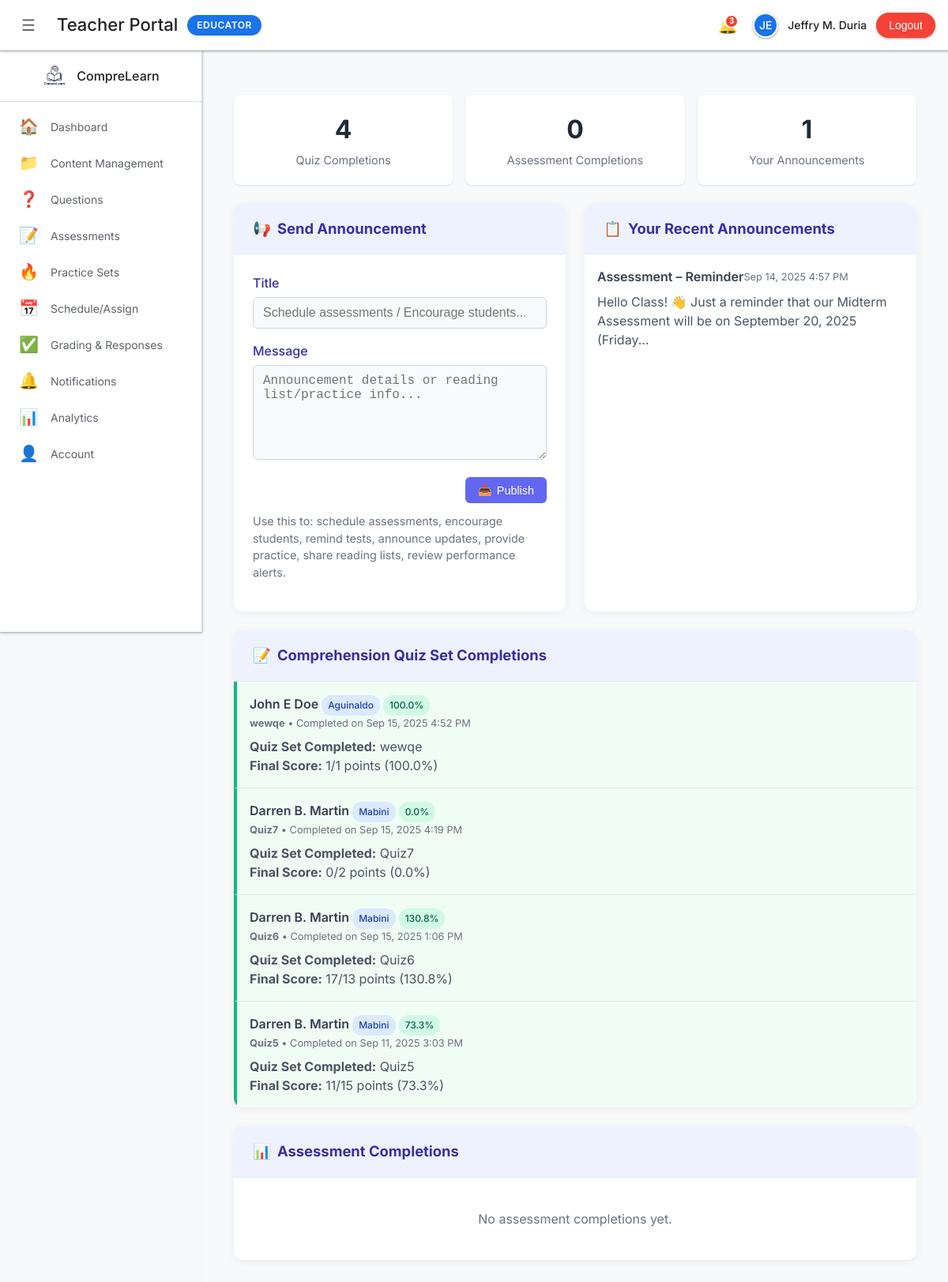
Page /Teacher/teacher_notifications.php (signed in) on the committed database.
### tables this page shows
CREATE TABLE `announcements` (
  `id` int(11) NOT NULL,
  `teacher_id` int(11) NOT NULL,
  `title` varchar(255) NOT NULL,
  `content` text NOT NULL,
  `created_at` timestamp NOT NULL DEFAULT current_timestamp()
);

CREATE TABLE `quiz_scores` (
  `id` int(11) NOT NULL,
  `student_id` int(11) NOT NULL,
  `set_title` varchar(255) NOT NULL,
  `section_id` int(11) NOT NULL,
  `teacher_id` int(11) NOT NULL,
  `score` decimal(5,2) NOT NULL,
  `total_points` int(11) NOT NULL,
  `total_questions` int(11) NOT NULL,
  `correct_answers` int(11) NOT NULL,
  `submitted_at` timestamp NOT NULL DEFAULT current_timestamp()
);

CREATE TABLE `students` (
  `id` int(11) NOT NULL,
  `name` varchar(100) NOT NULL,
  `student_number` varchar(50) NOT NULL,
  `email` varchar(100) NOT NULL,
  `gender` enum('male','female') DEFAULT NULL,
  `password` varchar(255) NOT NULL,
  `section_id` int(11) DEFAULT NULL,
  `created_at` timestamp NOT NULL DEFAULT current_timestamp(),
  `updated_at` timestamp NOT NULL DEFAULT current_timestamp() ON UPDATE current_timestamp()
);

CREATE TABLE `sections` (
  `id` int(11) NOT NULL,
  `name` varchar(100) NOT NULL,
  `created_at` timestamp NOT NULL DEFAULT current_timestamp()
);

### Teacher/includes/teacher_init.php (called while the page is built, shortened)
<?php
$teacherId = (int)($_SESSION['teacher_id'] ?? 0);
function h($v) { return htmlspecialchars((string)$v, ENT_QUOTES, 'UTF-8'); }
?>

### Teacher/teacher_notifications.php (the view, shortened to what this page needs)
<?php
require_once __DIR__ . '/includes/teacher_init.php';
$conn->query("
    DELETE qs FROM quiz_scores qs
    WHERE qs.teacher_id = $teacherId
    AND qs.set_title NOT IN (
        SELECT DISTINCT set_title
        FROM question_bank
        WHERE teacher_id = $teacherId
        AND set_title IS NOT NULL
        AND set_title != ''
        AND question_text NOT IN ('dsad', 'dsadasdasdasd', 'placeholder')
        AND question_text != ''
        AND question_text IS NOT NULL
    )
");
$completedQuizzes = $conn->query("
    SELECT
        qs.*,
        s.name as student_name,
        s.student_number,
        sec.name as section_name
    FROM quiz_scores qs
    JOIN students s ON qs.student_id = s.id
    JOIN sections sec ON qs.section_id = sec.id
    WHERE qs.teacher_id = $teacherId
    AND qs.set_title IN (
        SELECT DISTINCT set_title
        FROM question_bank
        WHERE teacher_id = $teacherId
        AND set_title IS NOT NULL
        AND set_title != ''
        AND question_text NOT IN ('dsad', 'dsadasdasdasd', 'placeholder')
        AND question_text != ''
        AND question_text IS NOT NULL
    )
    ORDER BY qs.submitted_at DESC
    LIMIT 50
");
$completedAssessments = $conn->query("
    SELECT
        aa.*,
        a.title as assessment_title,
        a.description as assessment_description,
        s.name as student_name,
        s.student_number,
        sec.name as section_name,
        pt.score as assessment_score,
        pt.total_questions,
        pt.correct_answers,
        pt.completed_at
    FROM assessment_assignments aa
    JOIN assessments a ON aa.assessment_id = a.id
    JOIN students s ON aa.student_id = s.id
    JOIN sections sec ON s.section_id = sec.id
    LEFT JOIN practice_test_attempts pt ON aa.assessment_id = pt.practice_test_id AND aa.student_id = pt.student_id
    WHERE a.teacher_id = $teacherId AND pt.status = 'completed'
    ORDER BY pt.completed_at DESC
    LIMIT 50
");
$announcements = $conn->query("
    SELECT * FROM announcements
    WHERE teacher_id = $teacherId
    ORDER BY created_at DESC
    LIMIT 10
");
require_once __DIR__ . '/includes/teacher_layout.php';
?>
<div class="container">
    <div class="stats-grid">
        <div class="stat-card">
            <div class="stat-number"><?php echo $completedQuizzes ? $completedQuizzes->num_rows : 0; ?></div>
            <div class="stat-label">Quiz Completions</div>
        </div>
        <div class="stat-card">
            <div class="stat-number"><?php echo $completedAssessments ? $completedAssessments->num_rows : 0; ?></div>
            <div class="stat-label">Assessment Completions</div>
        </div>
        <div class="stat-card">
            <div class="stat-number"><?php echo $announcements ? $announcements->num_rows : 0; ?></div>
            <div class="stat-label">Your Announcements</div>
        </div>
    </div>
    <div class="grid-2">
        <div class="card">
            <div class="card-header">
                <span>📢</span>
                <strong>Send Announcement</strong>
            </div>
            <div class="card-body">
                <form method="POST">
                    <label>Title</label>
                    <input type="text" name="title" placeholder="Schedule assessments / Encourage students..." required>
                    <label>Message</label>
                    <textarea name="content" placeholder="Announcement details or reading list/practice info..."></textarea>
                    <div style="text-align: right;">
                        <button class="btn btn-primary" type="submit">
                            <span>📤</span> Publish
                        </button>
                    </div>
                </form>
                <p style="margin-top: 12px; font-size: 0.9rem; color: #6b7280;">
                    Use this to: schedule assessments, encourage students, remind tests, announce updates, provide practice, share reading lists, review performance alerts.
                </p>
            </div>
        </div>
        <div class="card">
            <div class="card-header">
                <span>📋</span>
                <strong>Your Recent Announcements</strong>
            </div>
            <div class="card-body" style="padding: 0;">
                <?php if ($announcements && $announcements->num_rows > 0): ?>
                    <?php while ($announcement = $announcements->fetch_assoc()): ?>
                        <div class="notification-item">
                            <div class="notification-header">
                                <h4 class="notification-title"><?php echo h($announcement['title']); ?></h4>
                                <span class="notification-meta"><?php echo date('M j, Y g:i A', strtotime($announcement['created_at'])); ?></span>
                            </div>
                            <div class="notification-content">
                                <?php echo h(substr($announcement['content'], 0, 100)) . (strlen($announcement['content']) > 100 ? '...' : ''); ?>
                            </div>
                        </div>
                    <?php endwhile; ?>
                <?php else: ?>
                    <div style="padding: 24px; text-align: center; color: #6b7280;">
                        <p>No announcements yet.</p>
                    </div>
                <?php endif; ?>
            </div>
        </div>
    </div>
    <div class="card">
        <div class="card-header">
            <span>📝</span>
            <strong>Comprehension Quiz Set Completions</strong>
        </div>
        <div class="card-body" style="padding: 0;">
            <?php if ($completedQuizzes && $completedQuizzes->num_rows > 0): ?>
                <?php while ($quiz = $completedQuizzes->fetch_assoc()): ?>
                    <div class="notification-item quiz-score">
                        <div class="notification-header">
                            <div>
                                <h4 class="notification-title">
                                    <?php echo h($quiz['student_name']); ?>
                                    <span class="badge badge-info"><?php echo h($quiz['section_name']); ?></span>
                                    <span class="badge badge-success"><?php echo number_format($quiz['score'], 1); ?>%</span>
                                </h4>
                                <div class="notification-meta">
                                    <strong><?php echo h($quiz['set_title']); ?></strong> •
                                    Completed on <?php echo date('M j, Y g:i A', strtotime($quiz['submitted_at'])); ?>
                                </div>
                            </div>
                        </div>
                        <div class="notification-content">
                            <strong>Quiz Set Completed:</strong> <?php echo h($quiz['set_title']); ?><br>
                            <strong>Final Score:</strong> <?php echo $quiz['correct_answers']; ?>/<?php echo $quiz['total_points']; ?> points
                            (<?php echo number_format($quiz['score'], 1); ?>%)
                        </div>
                    </div>
                <?php endwhile; ?>
            <?php else: ?>
                <div style="padding: 24px; text-align: center; color: #6b7280;">
                    <p>No quiz completions yet.</p>
                </div>
            <?php endif; ?>
        </div>
    </div>
    <div class="card">
        <div class="card-header">
            <span>📊</span>
            <strong>Assessment Completions</strong>
        </div>
        <div class="card-body" style="padding: 0;">
            <?php if ($completedAssessments && $completedAssessments->num_rows > 0): ?>
                <?php while ($assessment = $completedAssessments->fetch_assoc()): ?>
                    <div class="notification-item student-response">
                        <div class="notification-header">
                            <div>
                                <h4 class="notification-title">
                                    <?php echo h($assessment['student_name']); ?>
                                    <span class="badge badge-info"><?php echo h($assessment['section_name']); ?></span>
                                    <?php if ($assessment['assessment_score'] !== null): ?>
                                        <span class="badge badge-success"><?php echo number_format($assessment['assessment_score'], 1); ?>%</span>
                                    <?php endif; ?>
                                </h4>
                                <div class="notification-meta">
                                    <strong><?php echo h($assessment['assessment_title']); ?></strong> •
                                    Completed on <?php echo date('M j, Y g:i A', strtotime($assessment['completed_at'])); ?>
                                </div>
                            </div>
                        </div>
                        <div class="notification-content">
                            <strong>Assessment Completed:</strong> <?php echo h($assessment['assessment_title']); ?><br>
                            <?php if ($assessment['assessment_score'] !== null): ?>
                                <strong>Score:</strong> <?php echo $assessment['correct_answers']; ?>/<?php echo $assessment['total_questions']; ?> questions
                                (<?php echo number_format($assessment['assessment_score'], 1); ?>%)
                            <?php else: ?>
                                <strong>Status:</strong> Assessment completed (score pending)
                            <?php endif; ?>
                        </div>
                    </div>
                <?php endwhile; ?>
            <?php else: ?>
                <div style="padding: 24px; text-align: center; color: #6b7280;">
                    <p>No assessment completions yet.</p>
                </div>
            <?php endif; ?>
        </div>
    </div>
</div>

### Teacher/includes/teacher_layout.php (style rules this page uses)
:root { --primary: #1a73e8; --primary-dark: #1557b0; --secondary: #34a853; --accent: #ea4335; --warning: #fbbc04; --purple: #9c27b0; --teal: #00bcd4; --success: #4caf50; --error: #f44336; --bg-primary: #ffffff; --bg-secondary: #f8f9fa; --bg-tertiary: #e8f0fe; --text-primary: #202124; --text-secondary: #5f6368; --text-muted: #9aa0a6; --border: #dadce0; --shadow-sm: 0 1px 2px 0 rgba(60,64,67,.3), 0 1px 3px 1px rgba(60,64,67,.15); --shadow-md: 0 1px 2px 0 rgba(60,64,67,.3), 0 2px 6px 2px rgba(60,64,67,.15); --shadow-lg: 0 2px 4px 0 rgba(60,64,67,.3), 0 4px 8px 3px rgba(60,64,67,.15); --shadow-xl: 0 4px 8px 0 rgba(60,64,67,.3), 0 8px 16px 4px rgba(60,64,67,.15); }
* { box-sizing: border-box; }
body { font-family: 'Inter', -apple-system, BlinkMacSystemFont, 'Segoe UI', Roboto, sans-serif; background: var(--bg-secondary); margin: 0; color: var(--text-primary); line-height: 1.5; }

### Teacher/teacher_notifications.php (style rules this page uses)
body { background: #f6f8fc; }
.container { max-width: 1200px; margin: 32px auto; padding: 0 16px; }
.grid-2 { display: grid; grid-template-columns: 1fr 1fr; gap: 24px; }
.card { background: #fff; border-radius: 12px; box-shadow: 0 2px 12px rgba(0,0,0,0.06); margin-bottom: 24px; overflow: hidden; }
.card-header { background: #eef2ff; padding: 18px 24px; font-size: 1.15rem; font-weight: 600; color: #3730a3; border-bottom: 1px solid #e0e7ff; display: flex; align-items: center; gap: 8px; }
.card-body { padding: 24px; }
.btn { border: none; border-radius: 6px; padding: 8px 16px; font-size: 0.9rem; cursor: pointer; transition: all 0.2s; text-decoration: none; display: inline-flex; align-items: center; gap: 6px; }
.btn-primary { background: #6366f1; color: #fff; }
label { font-weight: 500; color: #3730a3; margin-bottom: 6px; display: block; }
input[type="text"], textarea { border: 1px solid #cbd5e1; border-radius: 6px; padding: 10px 12px; font-size: 1rem; margin-bottom: 16px; width: 100%; box-sizing: border-box; background: #f9fafb; transition: border-color 0.2s; }
textarea { min-height: 120px; resize: vertical; }
.notification-item { padding: 16px; border-bottom: 1px solid #e5e7eb; transition: background-color 0.2s; }
.notification-item:last-child { border-bottom: none; }
.notification-header { display: flex; justify-content: between; align-items: center; margin-bottom: 8px; }
.notification-title { font-weight: 600; color: #374151; margin: 0; }
.notification-meta { font-size: 0.8rem; color: #6b7280; }
.notification-content { color: #4b5563; line-height: 1.5; }
.quiz-score { background: #f0fdf4; border-left: 4px solid #10b981; }
.badge { display: inline-flex; align-items: center; gap: 4px; padding: 4px 8px; border-radius: 12px; font-size: 0.75rem; font-weight: 500; }
.badge-success { background: #d1fae5; color: #065f46; }
.badge-info { background: #dbeafe; color: #1e40af; }
.stats-grid { display: grid; grid-template-columns: repeat(auto-fit, minmax(200px, 1fr)); gap: 16px; margin-bottom: 24px; }
.stat-card { background: #fff; padding: 20px; border-radius: 8px; box-shadow: 0 1px 3px rgba(0,0,0,0.1); text-align: center; }
.stat-number { font-size: 2rem; font-weight: 700; color: #1f2937; margin-bottom: 4px; }
.stat-label { color: #6b7280; font-size: 0.9rem; }

### rows in the picture
announcements: title "Assessment – Reminder", created_at "Sep 14, 2025 4:57 PM", content "Hello Class! 👋 Just a reminder that our Midterm Assessment will be on September 20, 2025 (Friday"
quiz_scores: student.name "John E Doe", section.name "Aguinaldo", score "100.0", set_title "wewqe", submitted_at "Sep 15, 2025 4:52 PM", correct_answers "1", total_points "1"
quiz_scores: student.name "Darren B. Martin", section.name "Mabini", score "0.0", set_title "Quiz7", submitted_at "Sep 15, 2025 4:19 PM", correct_answers "0", total_points "2"
quiz_scores: student.name "Darren B. Martin", section.name "Mabini", score "130.8", set_title "Quiz6", submitted_at "Sep 15, 2025 1:06 PM", correct_answers "17", total_points "13"
quiz_scores: student.name "Darren B. Martin", section.name "Mabini", score "73.3", set_title "Quiz5", submitted_at "Sep 11, 2025 3:03 PM", correct_answers "11", total_points "15"

### other values in the picture
substr($_SESSION['teacher_name'],0,2) "JE"
$_SESSION['teacher_name'] "Jeffry M. Duria"
$completedQuizzes->num_rows "4"
$completedAssessments->num_rows "0"
$announcements->num_rows "1"
